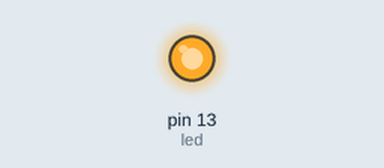
A sketch run on a simulated Arduino Uno, built with avr-gcc and run on an emulated ATmega328P. Parts: output pins drawn as LEDs (lit = HIGH). What the sketch prints to the serial monitor is not drawn.

Above: at 0.1 s.
Timing chart, 0 to 1.6 s (numbered marks = the images above):
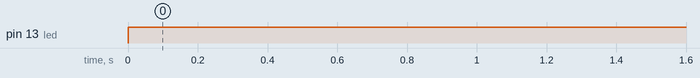

The sketch:

sketch_jul09c.ino
```cpp
#include<Wire.h>

const int led = 13;
int k;

void setup() {
  Serial.begin(9600);
  Wire.begin(9);
  pinMode(led,OUTPUT);
  Wire.onReceive(RE);
}

void RE(int bytes){
  k = Wire.read();
}

void loop() {
  if( k == '0' ){
      digitalWrite(led,LOW);
    }else{
      digitalWrite(led,HIGH);

    Serial.println(k);

  }
}
```

Measured:
- by itself, pin 13 (led): LOW → HIGH at 0.00 s
